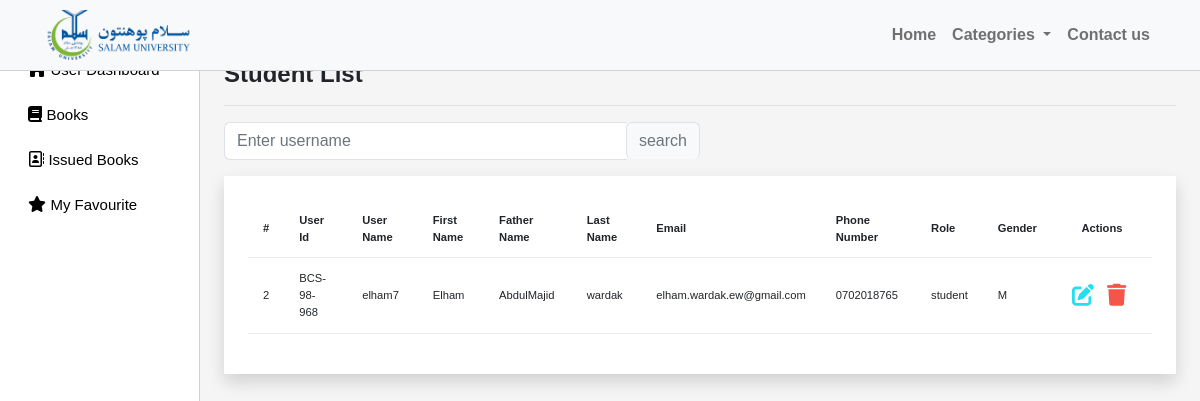
The page /studentlist/ on the database its author committed.
### myapp/models.py (models this page shows)
class CustomUser(AbstractUser):
    email = models.EmailField(max_length=255, unique=True)
    username = models.CharField(max_length=50, unique=True)
    first_name = models.CharField(null=True, blank=True, max_length=100)
    father_name= models.CharField(null=True, blank=True, max_length=100)
    last_name = models.CharField(null=True, blank=True, max_length=100)
    phone_number = models.CharField(max_length=16)
    user_id = models.CharField(max_length=50,null=True,blank=True)
    group = models.ForeignKey(Group, on_delete=models.CASCADE, default=2)
    gender = models.CharField(max_length=1,null=True,blank=True)
    USERNAME_FIELD = 'email'
    EMAIL_FIELD = 'email'
    REQUIRED_FIELDS = []
    objects = CutomUserManager()

### myapp/views.py (the view)
# urls.py: path('studentlist/',views.StudentList, name ="studentlist"),
def StudentList(request):
    users = CustomUser.objects.filter(group_id="2")
    context = {'users':users}
    return render(request,'studentlist.html', context)

### myapp/templatetags/custom_tags.py (called while the page is built)
@register.inclusion_tag("category.html")
def get_categories():
    return {
        'categories': Category.objects.all()
    }

### myapp/templates/studentlist.html (shortened to what this page needs)
{% extends 'main.html' %}
{% block title %}Student List{% endblock title %}
{% block content %}
<div  class="search-customization">
	<div class="mb-3 w-50">
	  <form id="searchForm" action="{% url 'users-management' %}" method="GET">
		<div class="input-group">
		  <input
			class="form-control border-end-0 border"
			type="search"
			placeholder="Enter username"
			id="example-search-input"
			name="search_user"
			value="{{search_user}}"
		  />
		  <span class="input-group-append">
			<input
			  class="btn btn-outline-secondary bg-light border-bottom-0 border ms-n5"
			  type="submit"
			  value="search"
			/>
		  </span>
		</div>
	  </form>
	</div>
</div>
<div class="p-4 shadow bg-white">
    <table class="table table-hover table-font-size">
        <thead>
            <tr>
                <th scope="col">#</th>
                <th scope="col">User Id</th>
                <th scope="col">User Name</th>
                <th scope="col">First Name</th>
                <th scope="col">Father Name</th>
                <th scope="col">Last Name</th>
                <th scope="col">Email</th>
                <th scope="col">Phone Number</th>
                <th scope="col">Role</th>
                <th scope="col">Gender</th>
                <th class="text-center">Actions</th>
            </tr>
        </thead>
        <tbody>
            {% for user in users %}
                <tr>
                    <td>{{user.id}}</td>
                    <td>{{user.user_id}}</td>
                    <td>{{user.username}}</td>
                    <td>{{user.first_name}}</td>
                    <td>{{user.father_name}}</td>
                    <td>{{user.last_name}}</td>
                    <td>{{user.email}}</td>
                    <td>{{user.phone_number}}</td>
                    <td>{{user.group}}</td>
                    <td>{{user.gender}}</td>
                    <td>
                        <a href="{% url 'update-user' user.id %}" class="edit" data-toggle="modal"><i class="fa-solid fa-pen-to-square"></i></a>
                        <a href="{% url 'delete-user' user.id %}" onclick="return confirm('Do you really want to delete this user?') ;" class="delete" id="deleteBttn" data-toggle="modal"><i class="fa-solid fa-trash"></i></a>
                    </td>
                </tr>
            {% endfor %}
        </tbody>
    </table>
</div>
<br>
{% endblock %}

### static/css/main.css (style rules this page uses)
body { color: #566787; background: #f5f5f5; font-family: 'Varela Round', sans-serif; }
table.table tr th, table.table tr td { border-color: #e9e9e9; padding: 12px 15px; vertical-align: middle; }
table.table tr th:last-child { width: 100px; }
table.table td:last-child i { opacity: 0.9; font-size: 22px; margin: 0 5px; }
table.table td a { font-weight: bold; color: #566787; display: inline-block; text-decoration: none; outline: none !important; }
table.table td a.edit { color: #FFC107; }
table.table td a.delete { color: #F44336; }
table.table td i { font-size: 19px; }
body { overflow-y:scroll; }

### static/css/style.css (style rules this page uses)
:root { --offconvas-width: 270px; --topNavbarHeight: 56px; }
.search-customization { display: flex; justify-content: space-between; }
.edit { color: rgb(9, 221, 236) !important; }
.table-font-size { font-size: 0.7rem !important; }

### rows shown on the page
CustomUser: id "2", user_id "BCS-98-968", username "elham7", first_name "Elham", father_name "AbdulMajid", last_name "wardak", email "elham.wardak.ew@gmail.com", phone_number "0702018765", group "student", gender "M"
